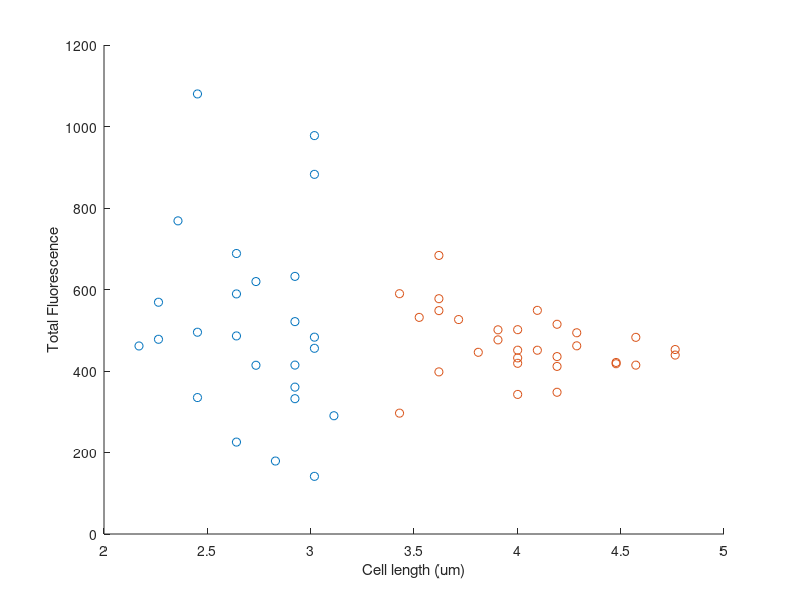
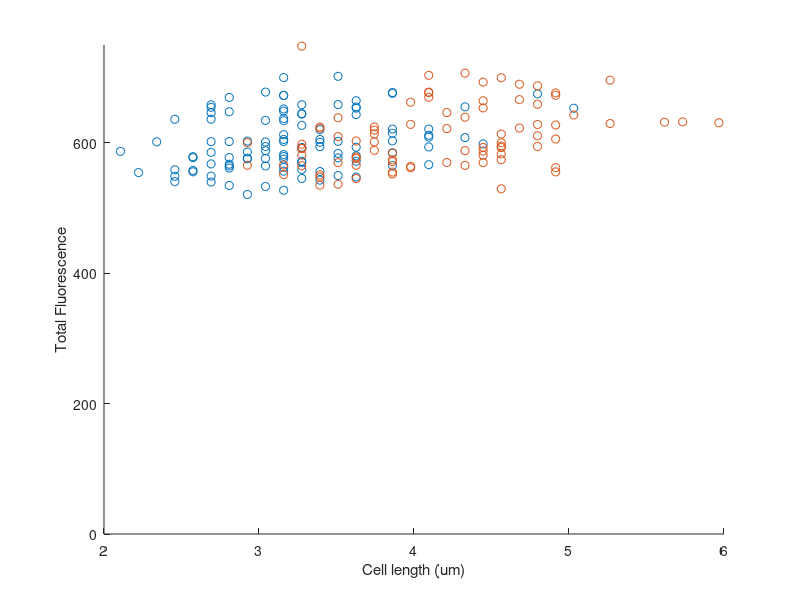

These charts were generated, in order, by the following MATLAB code: (Note: this script raises an error after producing the figures.)
clear

%%
%load data

z_1 = load('TolB_dividing_nopeaks.mat');
z_2 = load('TolB_nondiv_2s.mat');

%z_1 = load('Pal_dividing_30s.mat');
%z_2 = load('Pal_nondividing_30s.mat');

%%

conc_d=[];
lngth_d=[];

for i = 1:length(z_1.cells)
    
    data=z_1.cells{i};
    data=data(:,1);
    l=length(data)*z_1.pixelsize;
    conc_d=[conc_d; sum(data)/l];
    lngth_d=[lngth_d; l];
end

conc_nd=[];
lngth_nd=[];

for i = 1:length(z_2.cells)
    
    data=z_2.cells{i};
    data=data(:,1);
    l=length(data)*z_2.pixelsize;
    conc_nd=[conc_nd; sum(data)/l];
    lngth_nd=[lngth_nd; l];
end


figure(1)
clf
scatter(lngth_nd,conc_nd)
hold on
scatter(lngth_d,conc_d)
%ylim([0 1100])
xlabel('Cell length (um)')
ylabel('Total Fluorescence')

%%
%load data
clear all

z_1 = load('TolA_IPTG_distribution.mat');

%%

conc_d=[];
lngth_d=[];

for i = 1:84
    
    data=z_1.tolA_chr_d{i};
    l=length(data);
    conc_d=[conc_d; nansum(data)/l];
    lngth_d=[lngth_d; l*0.117];
end

conc_nd=[];
lngth_nd=[];

for i = 1:104
    
    data=z_1.tolA_chr_nd{i};
    l=length(data);
    conc_nd=[conc_nd; nansum(data)/l];
    lngth_nd=[lngth_nd; l*0.117];
end

figure(2)
clf
scatter(lngth_nd,conc_nd)
hold on
scatter(lngth_d,conc_d)
xlabel('Cell length (um)')
ylabel('Total Fluorescence')
ylim([0 750])

%correlation
[rho, pval] = corr([conc_nd; conc_d], [lngth_nd; lngth_d])



